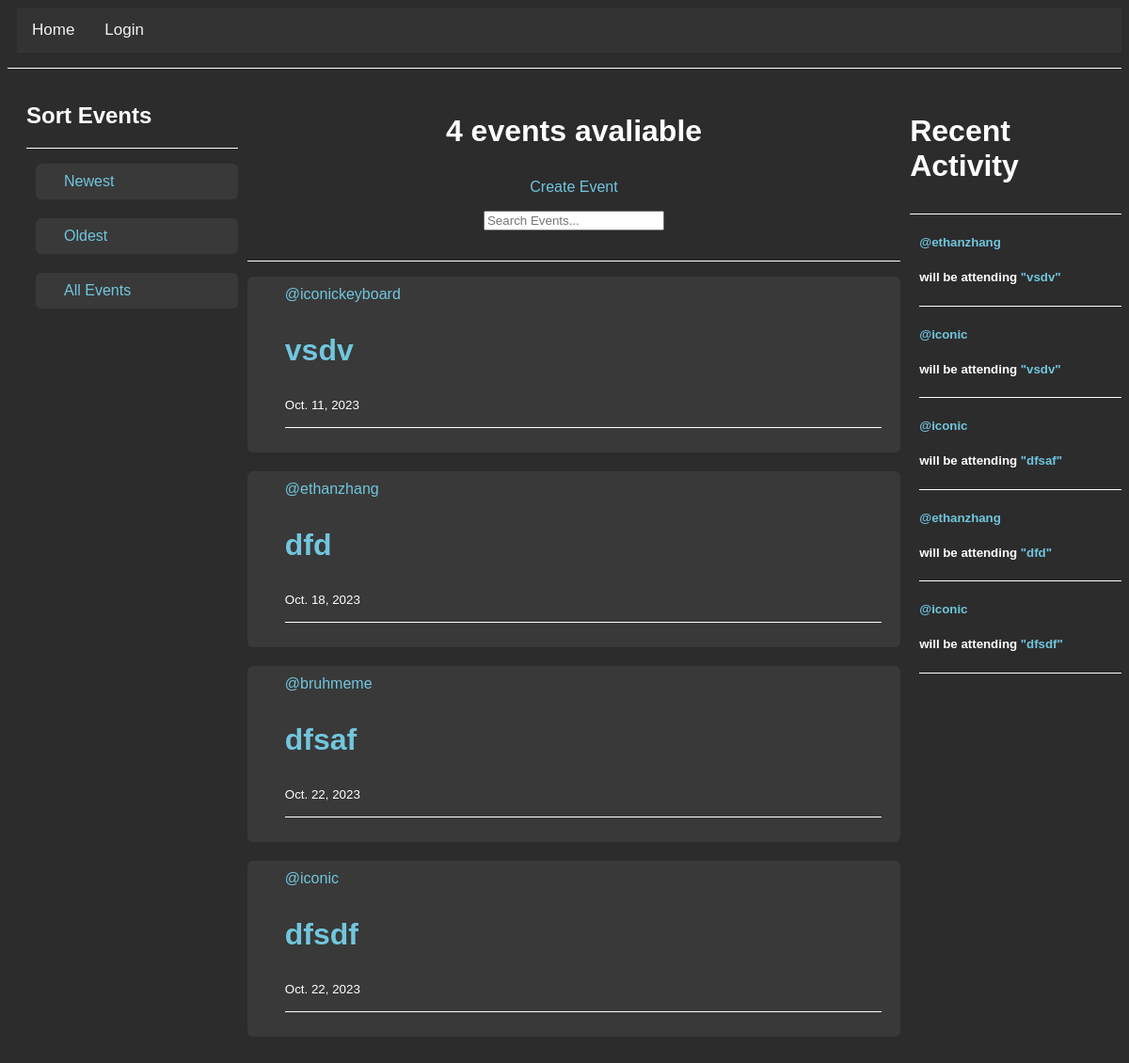
Page /event-list/ on the earlier database version.
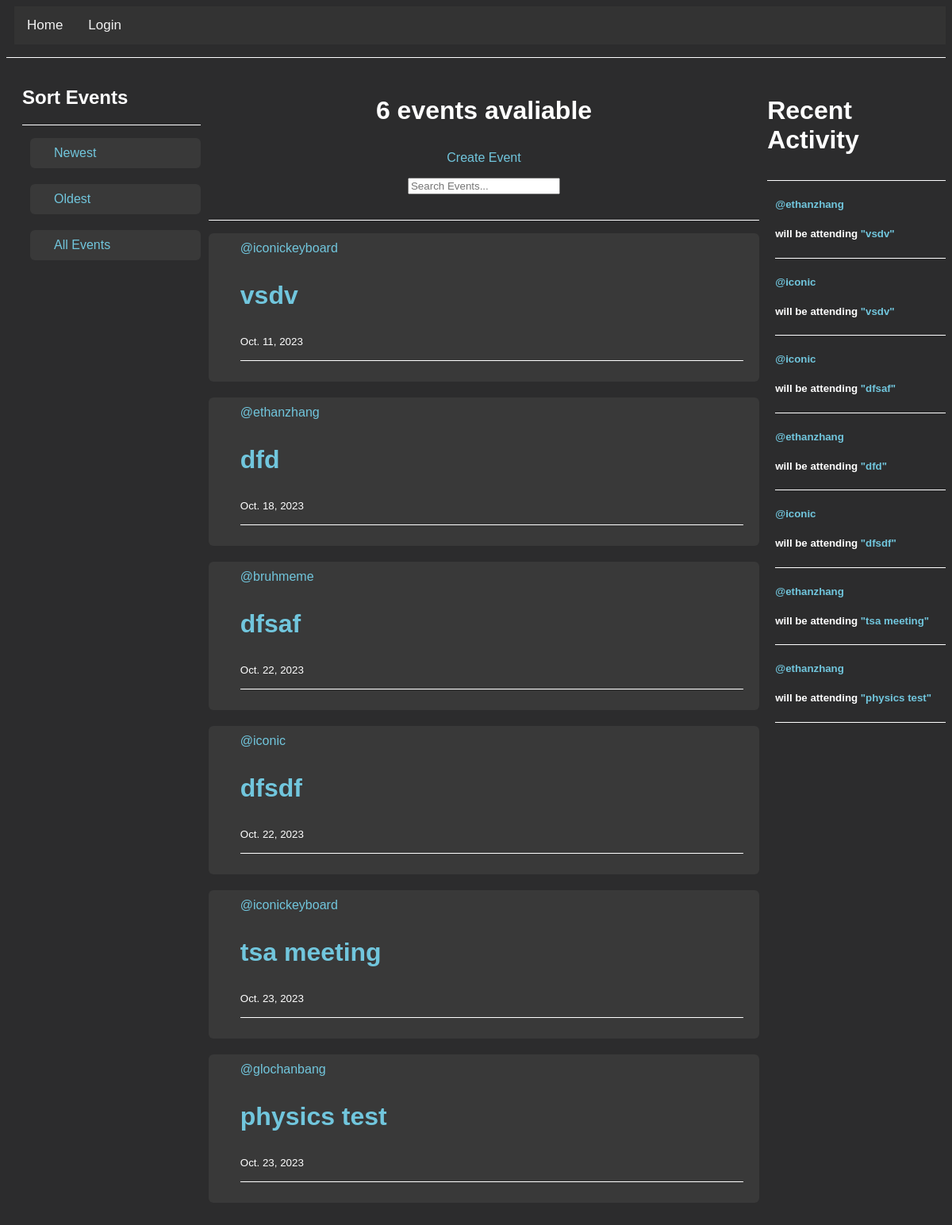
Same page on the later database version.
### questions/models.py (models this page shows)
class Event(models.Model):
    title = models.CharField(max_length=200)
    host = models.ForeignKey(User, on_delete=models.SET_NULL, null=True)
    description = models.TextField(null=True, blank=True)
    date = models.DateField(default=datetime.date.today)
    location = models.CharField(max_length=200)
    def __str__(self):
        return self.title

class EventResponse(models.Model):
    user = models.ForeignKey(User, on_delete=models.SET_NULL, null=True)
    event = models.ForeignKey(Event, on_delete=models.CASCADE, null=True)
    attending = models.BooleanField(null=True, blank=True)
    notattending = models.BooleanField(null=True, blank=True)

### questions/views.py (the view)
# urls.py: path('event-list/', listEvents, name='list-events'),
def listEvents(request):
    q = request.GET.get('q') if request.GET.get('q') != None else ''
    e = request.GET.get('e') if request.GET.get('e') != None else ''
    count = Event.objects.count()
    responses = EventResponse.objects.filter(attending = True)
    if q == 'newest':
        events = Event.objects.filter(
            Q(title__icontains = e) |
            Q(description__icontains = e)
        ).order_by('-date')
        context = {
            'events': events,
            'event_count': count,
            'eresponses': responses
        }
        return render(request, 'questions/events_list.html', context)
    else:
        events = Event.objects.filter(
            Q(title__icontains = e) |
            Q(description__icontains = e)
        ).order_by('date')
        context = {
            'events': events,
            'event_count': count,
            'eresponses': responses
        }
        return render(request, 'questions/events_list.html', context)

### questions/templates/questions/events_list.html (shortened to what this page needs)
{% extends 'main.html' %}
{% block content %}
<div class="home-container">
    <div>
        <h2>Sort Events</h2>
        <hr>
        <div class="media content-section">
            <a href="{% url 'list-events' %}?q=newest">Newest</a>
        </div>
        <div class="media content-section">
            <a href="{% url 'list-events' %}?q=oldest">Oldest</a>
        </div>
        <div class="media content-section">
            <a href="{% url 'list-events' %}">All Events</a>
        </div>
    </div>
    <div>
        <center><h3>{{event_count}} events avaliable</h3></center>
        <center><a href="{% url 'create-event' %}">Create Event</a></center>
        <form method="GET" action="">
            <center><input type="text" name="e" placeholder="Search Events..."></center>
        </form>
        <hr>
            {% include 'questions/event_feed.html' %}
    </div>
    <div>
        <h3>Recent Activity</h3>
        <hr>
        {% include 'questions/events_component.html' %}
    </div>
</div>
{% endblock content %}

### templates/main.html (shortened to what this page needs)
{% load static %}
<html lang="en">
<head>
    <link rel = 'stylesheet' type = 'text/css' media="screen" href="{% static 'styles/main.css' %}">
</head>
<body>
    {% include 'navbar.html' %}
    {% block content %}
    {% endblock content %}
</body>
</html>

### templates/navbar.html
{% if request.user.is_authenticated %}
<div class="topnav">
    <a  href="{% url 'home' %}">Home</a>
    <a href="{% url 'logout' %}">Logout</a>
  </div>
{% else %}
<div class="topnav">
    <a  href="{% url 'home' %}">Home</a>
    <a href="{% url 'login' %}">Login</a>
  </div>
{% endif %}
<hr>

### questions/templates/questions/event_feed.html (shortened to what this page needs)
{% for event in events %}
    <article class = "media content-section">
            <div>
                <a href="{% url 'profile' event.host.id %}">@{{event.host.username}}</a>
                <h3><a href="{% url 'event' event.id %}">{{ event.title }}</a></h3>
                <small>{{ event.date }}</small>
                <hr>
            </div>
    </article>
{% endfor %}

### questions/templates/questions/events_component.html
{% for message in eresponses %}
    <article>
        <div >
            <h5><a href="{% url 'profile' message.user.id %}">@{{ message.user }}</a></h5>
            <h5>will be attending <a href="{% url 'event' message.event.id %}">"{{ message.event }}"</a></h5>
            <hr>
        </div>
    </article>
{% endfor %}

### static/styles/main.css (style rules this page uses)
body { background: #2c2c2d; color: white; font-family: sans-serif; }
h1, h2, h3, h4, h5, h6 { color: white; }
h3 { font-size: 2rem; }
hr { background-color: white; height: 1px; margin: 1rem 0; border: none; }
input { min-width: 12rem; margin: 1rem 0; }
a { color: 71c6dd; text-decoration: None; }
div { margin-left: 10px; border-radius: 0px; border-color: white; }
.content-section { background: #393939; padding: 10px 20px 10px 30px; border: 1px #dddddd; border-radius: 6px; margin-bottom: 20px; }
.topnav { background-color: #333; overflow: hidden; }
.topnav a { float: left; color: #f2f2f2; text-align: center; padding: 14px 16px; text-decoration: none; font-size: 17px; }

### questions/templates/questions/events_list.html (style rules this page uses)
.home-container { display: grid; grid-template-columns: 1fr 3fr 1fr; }

Differences in the rows shown:
added Event: host.username "iconickeyboard", title "tsa meeting", date "Oct. 23, 2023"
added Event: host.username "glochanbang", title "physics test", date "Oct. 23, 2023"
added EventResponse: user "ethanzhang", event "tsa meeting"
added EventResponse: user "ethanzhang", event "physics test"
Other differences:
{{ event_count }}: "4" → "6"
